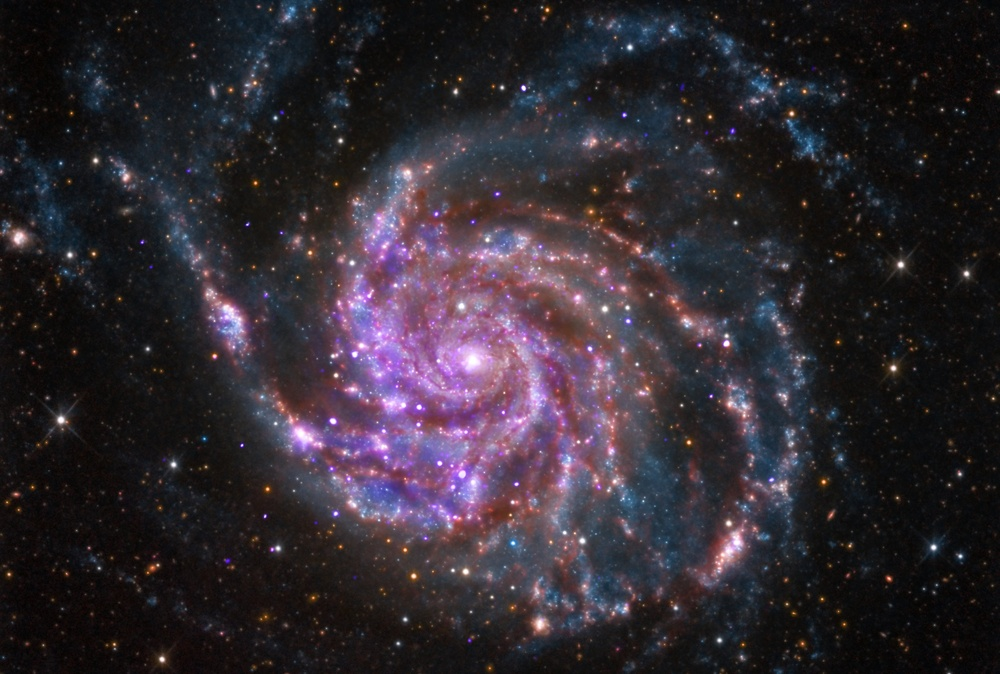
#> input picture data/m101.jpg, 1000 x 674 px, shrunk from 3600 x 2428 before the run
$ python image_clustering.py data/m101.jpg out.png 3
#> lines starting #> are read from the running program, lines starting #| are printed output that depends on the picture
"""Takes an input image and clusters the colors using k-means clustering.

Usage: python image_clustering.py <input> <output> <optional: k>

Some constant variables are defined at the top of the file.
Change them to allow more iterations or to change the convergence threshold.
"""

from dataclasses import dataclass
from PIL import Image
import numpy as np
import sys


DEFAULT_K = 8
MAX_ITERATIONS = 10  # Just in case we don't converge.
EPSILON = 0.1


def initialize_centroids(flattened_data, k) -> np.ndarray:
    """Returns starting, empty clusters, with randomly sampled centroids."""
    # Image data shape is height, width, number of channels.
    return flattened_data[np.random.randint(0, flattened_data.shape[0], k)]


def closest_centroid(flattened_data: np.ndarray, centroids: np.ndarray) -> np.ndarray:
    """Returns the index of the centroid closest to every pixel."""
    return np.argmin(
        np.linalg.norm(flattened_data - centroids[:, np.newaxis], axis=-1), axis=0
    )


def update_centroids(
    flattened_data, old_centroids, centroid_assignments
) -> tuple[np.ndarray, bool]:
    """Returns new centroids and True/False whether we've converged."""
    new_centroids = np.zeros_like(old_centroids, dtype=np.float32)
    #new_centroids = np.zeros_like(old_centroids)
    for i in range(old_centroids.shape[0]):
        masked_data = flattened_data[centroid_assignments == i]
        new_centroids[i] = np.mean(masked_data, axis=(0))
    converged = np.all(np.linalg.norm(new_centroids - old_centroids, axis=-1) < EPSILON)
    return new_centroids, converged


def output_file(source_shape, centroids, centroid_assignments, output_file):
    """Creates an image with the original colors and the clustered colors."""
    # Create a new image with the same dimensions as the source.
    output_data = np.zeros(centroid_assignments.shape + (3,), dtype=np.uint8)
    for i in range(centroids.shape[0]):
        # Loop through the centroid indices and assign each pixel to its cluster.
        output_data[centroid_assignments == i] = centroids[i]
    output_data = output_data.reshape(source_shape)
    with Image.fromarray(output_data) as output:
        output.save(output_file)


def cluster_loop(source_data: np.ndarray, k: int) -> np.ndarray:
    """Clusters the colors in source_data using k-means clustering."""
    flattened_data = source_data.reshape(-1, source_data.shape[-1])
    centroids = initialize_centroids(flattened_data, k)
    for i in range(MAX_ITERATIONS):
        print(f"Starting iteration {i}")
        # centroid_assignments is the index of the centroid closest to each pixel.
        centroid_assignments = closest_centroid(flattened_data, centroids)
        # Loop through the centroid indices and assign each pixel to its cluster.
        print("Updating centroids")
        centroids, converged = update_centroids(
            flattened_data, centroids, centroid_assignments
        )
        if converged:
            break
        output_file(
            source_data.shape, centroids, centroid_assignments, f"output_{i}.png"
        )
    return centroids, centroid_assignments


def main(input_path, output_path, k):
    """Reads an image from input_path, clusters the colors, and writes the result to output_path."""
#> called with input_path = 'data/m101.jpg', output_path = 'out.png', k = 3
    source_data = None
    with Image.open(input_path) as source:
#> source is the input picture: PIL image 1000x674 RGB; mean R, G, B 48.5, 41.4, 49.1
        source_data = np.array(source.convert("RGB"))
    centroids, centroid_assignments = cluster_loop(source_data, k)
#> in cluster_loop, `centroids = initialize_centroids(flattened_data, k)`: centroids = [[49, 43, 47], [20, 24, 27], [11, 12, 14]]
#> the loop in cluster_loop, `for i in range(MAX_ITERATIONS):` made 10 passes
#> pass 1, in output_file, `with Image.fromarray(output_data) as output:`:
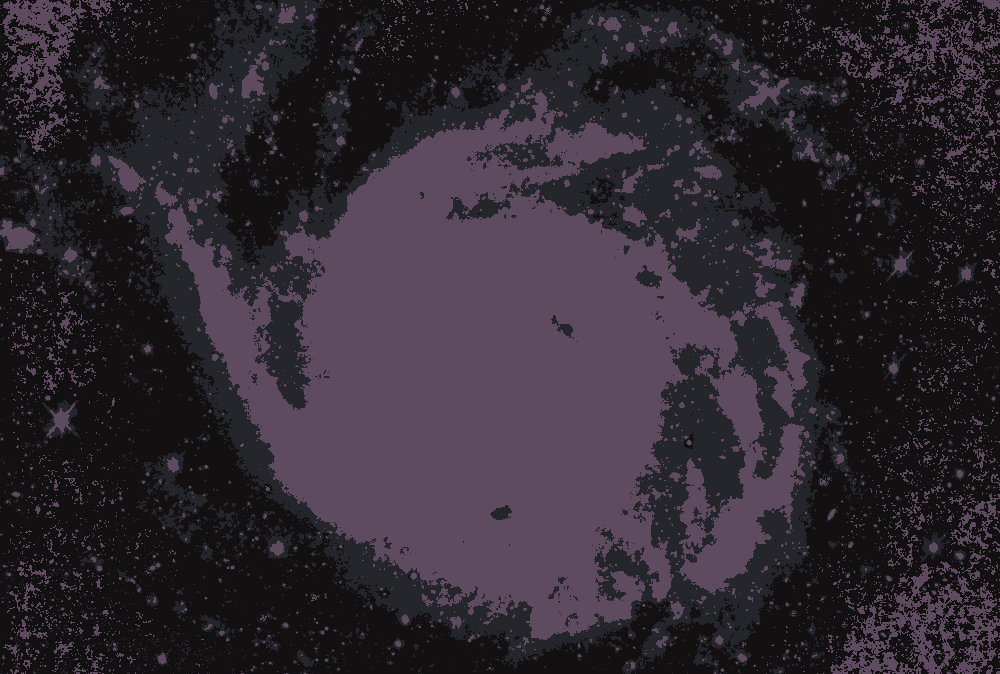
#> output: PIL image 1000x674 RGB; mean R, G, B 47.9, 40.6, 48.4
#> pass 2, in output_file (call 2), `with Image.fromarray(output_data) as output:`:
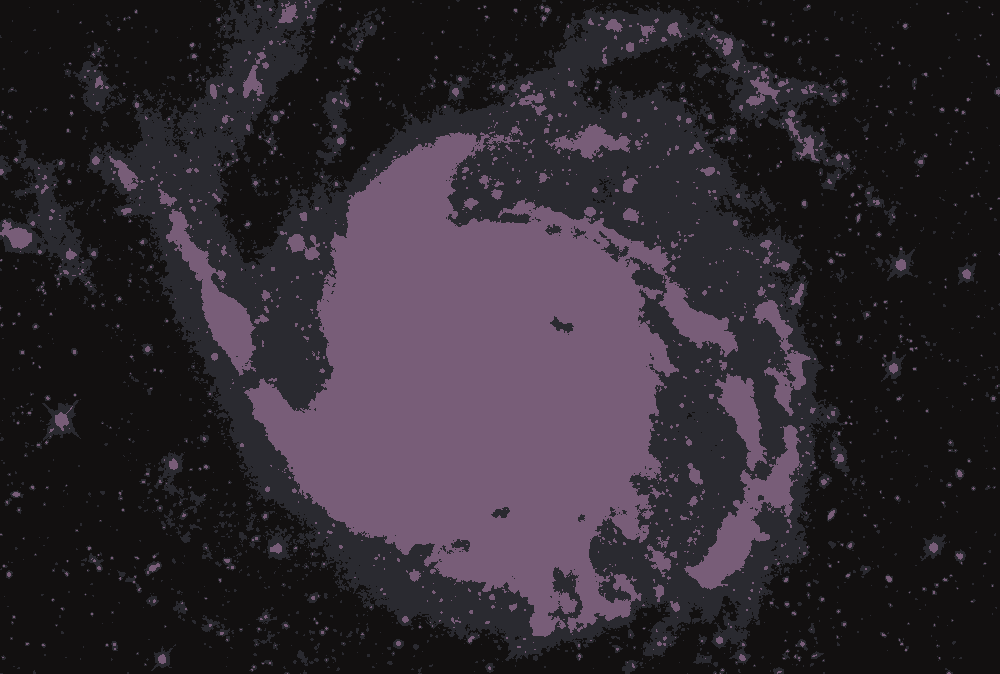
#> output: PIL image 1000x674 RGB; mean R, G, B 48.2, 40.9, 48.8
#> pass 3, in output_file (call 3), `with Image.fromarray(output_data) as output:`:
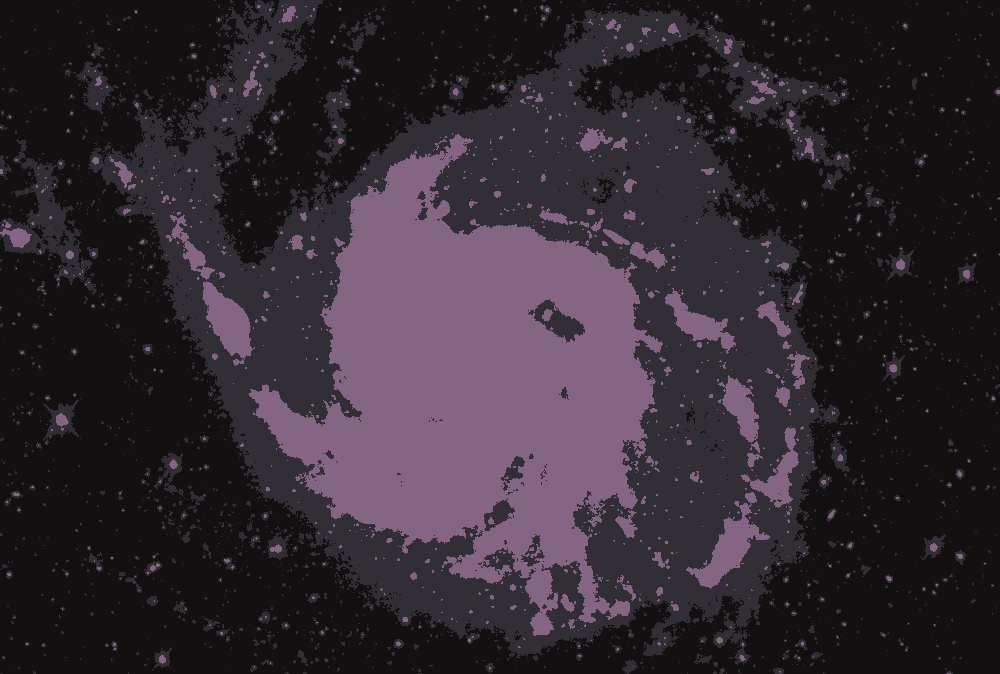
#> output: PIL image 1000x674 RGB; mean R, G, B 48.2, 40.9, 48.9
#> centroids = [[149.8, 113.2, 153.2], [66.28, 59.37, 68.32], [21.15, 19.78, 20.6]]
    output_file(source_data.shape, centroids, centroid_assignments, output_path)
#> in output_file (call 11), `output_data = output_data.reshape(source_shape)`:
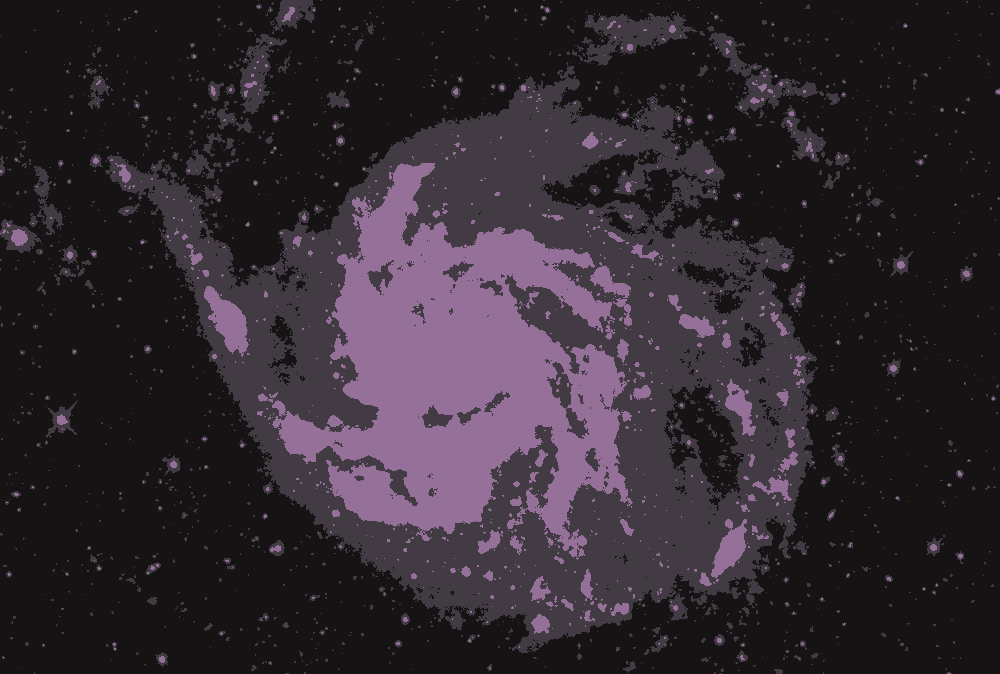
#> output_data: shape (674, 1000, 3); mean of channels 0, 1, 2 48.3, 40.8, 48.6; drawn as R, G, B


if __name__ == "__main__":
    if 3 <= len(sys.argv) <= 4:
        input_path = sys.argv[1]
        output_path = sys.argv[2]
        k = int(sys.argv[3]) if len(sys.argv) == 4 else DEFAULT_K
        if k < 2:
            print("Must have at least 2 color clusters.")
            sys.exit(1)
        main(input_path, output_path, k)
    else:
        print("Usage: python image_clustering.py <input> <output> <optional: k>")
        sys.exit(1)

$ run again, on data/forest.png
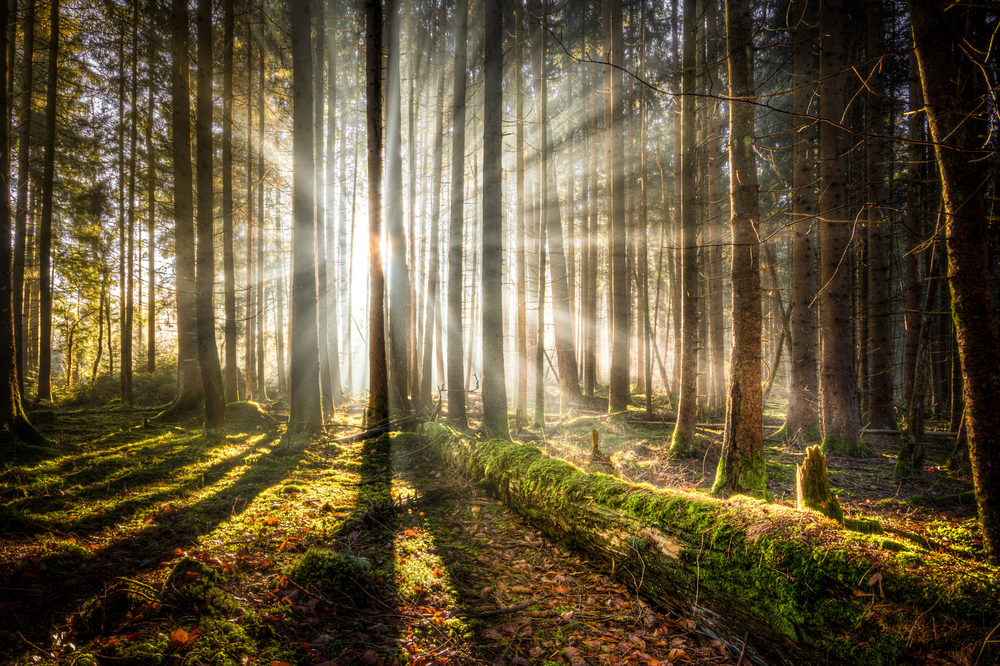
#> input picture data/forest.png, 1000 x 666 px, shrunk from 4364 x 2906 before the run
#> in main, source is the input picture: PIL image 1000x666 RGB; mean R, G, B 99.7, 86.2, 58.1
#> in cluster_loop, `centroids = initialize_centroids(flattened_data, k)`: centroids = [[119, 91, 64], [105, 100, 72], [7, 4, 0]]
#> the loop in cluster_loop, `for i in range(MAX_ITERATIONS):` made 10 passes
#> pass 1, in output_file, `with Image.fromarray(output_data) as output:`:
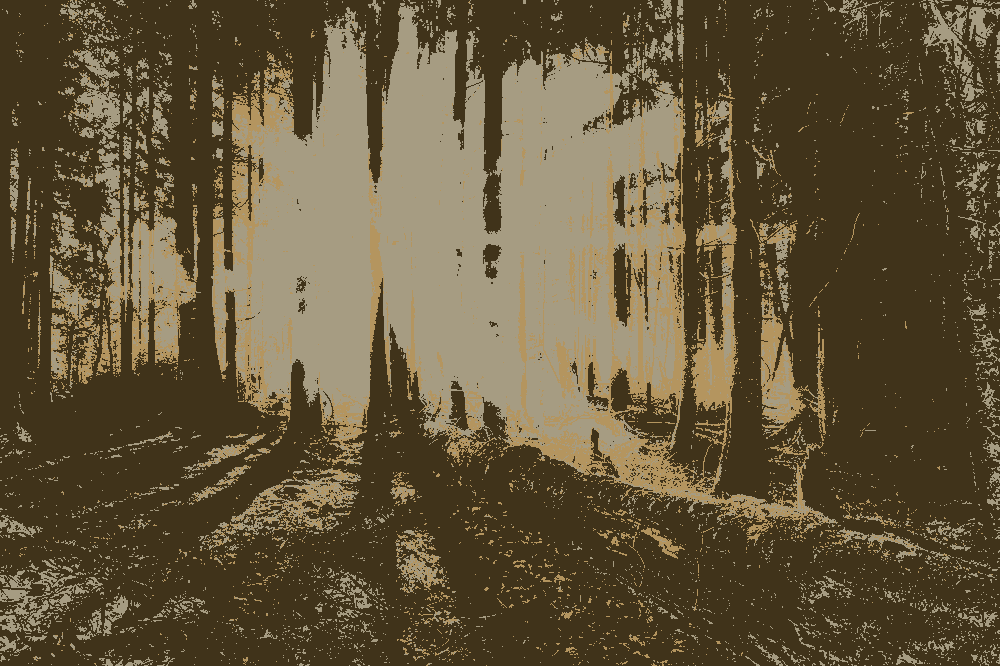
#> output: PIL image 1000x666 RGB; mean R, G, B 99.3, 85.6, 57.8
#> in main, `centroids, centroid_assignments = cluster_loop(source_data, k)`: centroids = [[127.7, 108.2, 65.18], [211.4, 196.8, 164.2], [43.34, 34.11, 17.11]]
#> in output_file (call 11), `output_data = output_data.reshape(source_shape)`:
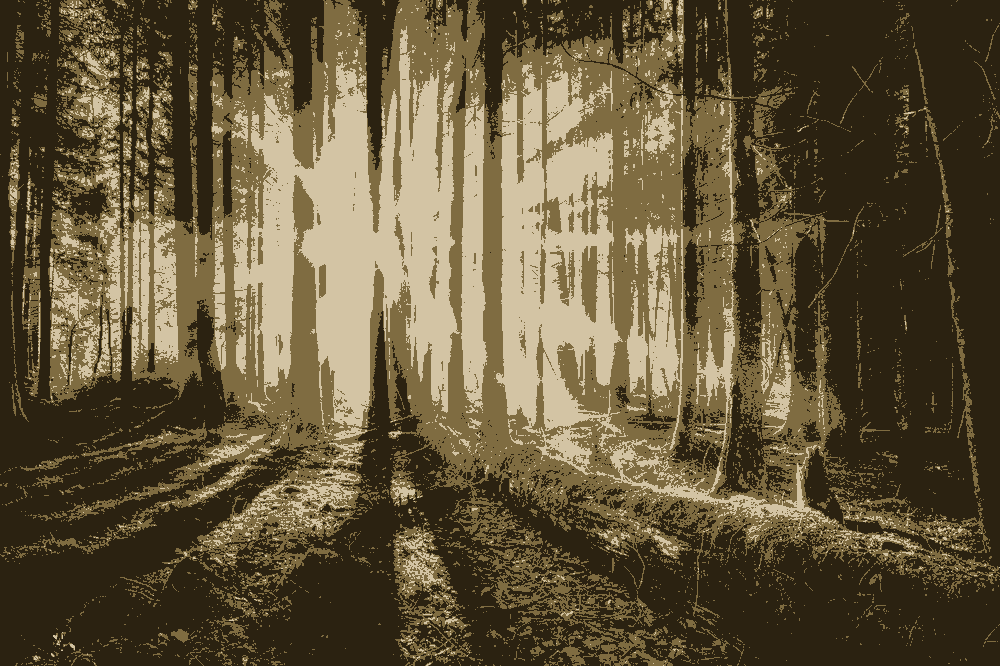
#> output_data: shape (666, 1000, 3); mean of channels 0, 1, 2 99.2, 86, 58; drawn as R, G, B
